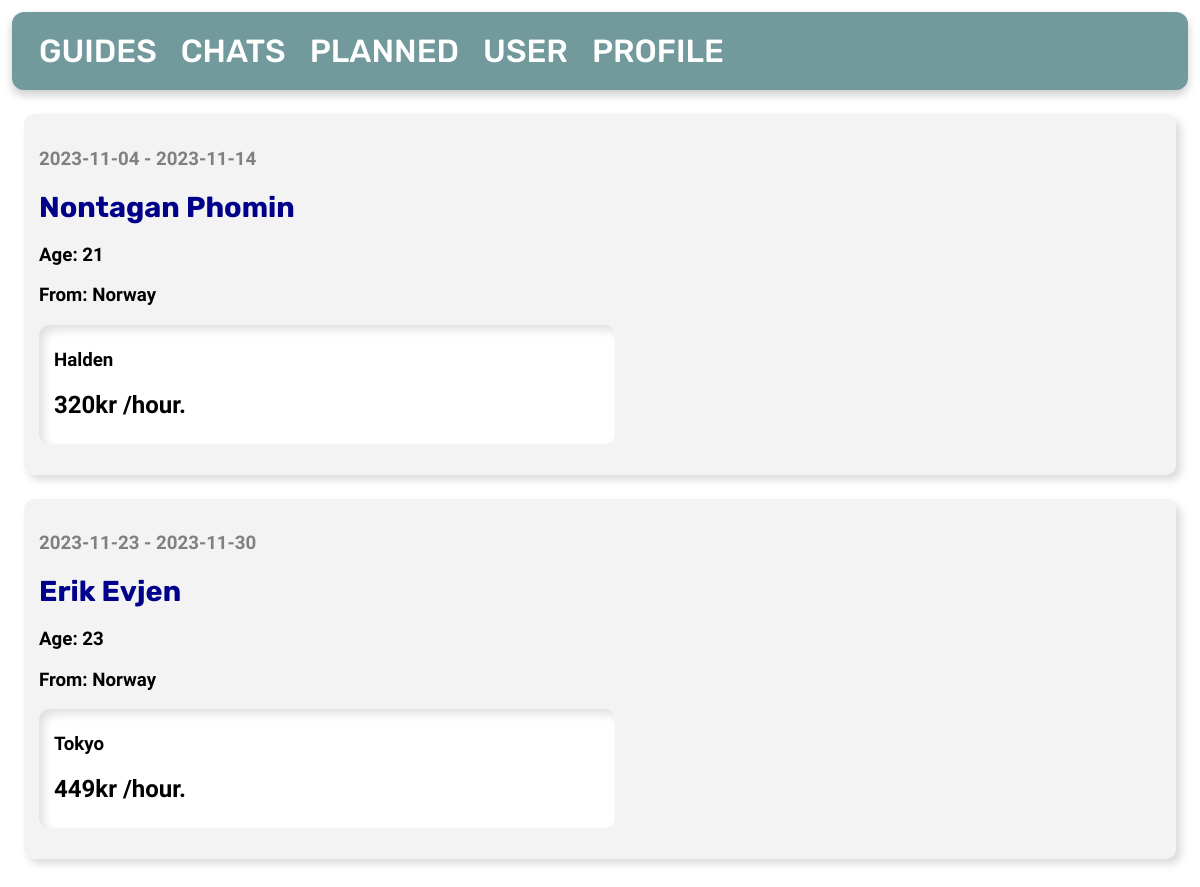
Page /planned/ on the earlier database version.
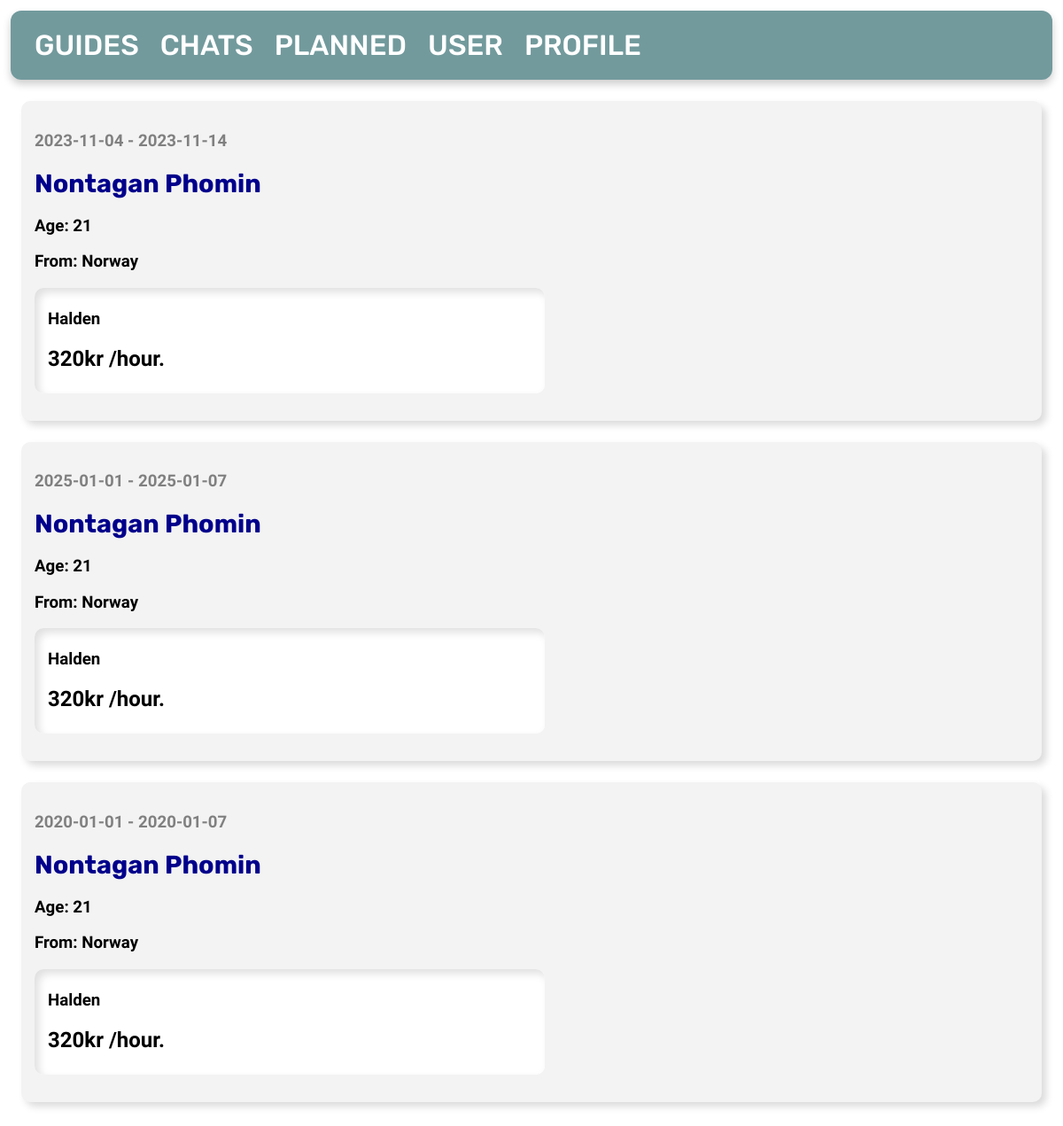
Same page on the later database version.
### tables this page shows
CREATE TABLE guide_user
(
    id        INTEGER PRIMARY KEY AUTOINCREMENT,
    user      INTEGER NOT NULL,
    guide     INTEGER NOT NULL,
    from_date DATE    NOT NULL,
    to_date   DATE    NOT NULL,
    FOREIGN KEY (user) REFERENCES user (id),
    FOREIGN KEY (guide) REFERENCES posts (id)
);

CREATE TABLE user
(
    id        INTEGER PRIMARY KEY AUTOINCREMENT,
    firstname TEXT NOT NULL,
    lastname  TEXT NOT NULL,
    age       INTEGER,
    country   TEXT
);

CREATE TABLE posts
(
    id       INTEGER PRIMARY KEY AUTOINCREMENT,
    byUser   INTEGER,
    created  TIMESTAMP NOT NULL DEFAULT CURRENT_TIMESTAMP,
    title    TEXT      NOT NULL,
    content  TEXT      NOT NULL,
    country  TEXT      NOT NULL,
    city     TEXT      NOT NULL,
    language TEXT,
    price    INTEGER   NOT NULL,
    type     TEXT,
    FOREIGN KEY (byUser) REFERENCES user (id)
);

### app.py (the view)
@app.route('/planned/')
def planned():
    global user_id
    db = get_db_connection()
    posts = db.execute(
        'SELECT * FROM guide_user, user, posts WHERE posts.id = guide_user.guide AND posts.byUser = ? AND user.id = guide_user.user',
        (user_id,)).fetchall()
    db.close()
    return render_template('planned-guides.html', posts=posts)

### app.py (called while the page is built)
def get_db_connection():
    db = sqlite3.connect('database.db')
    db.row_factory = sqlite3.Row
    return db

### templates/planned-guides.html
{% extends 'base.html' %}
{% block content %}
    {% for post in posts %}
        <div class='post'>
            <h3 id="date">{{ post['from_date'] }} - {{ post['to_date'] }}</h3>
            <h2>
                <a id="profile"
                   href="{{ url_for('viewProfile', id=post['user'], u=post['user']) }}">{{ post['firstname'] }} {{ post['lastname'] }}
                </a>
            </h2>
            <h3>Age: {{ post['age'] }}</h3>
            <h3>From: {{ post['country'] }} </h3>
            <div id="textsec">
                <h3>{{ post['city'] }}</h3>
                <h2>{{ post['price'] }}kr /hour.</h2>
            </div>
        </div>
    {% endfor %}
{% endblock %}

Differences in the rows shown:
no longer on this page (row edited): guide_user: from_date "2023-11-23", to_date "2023-11-30", firstname "Erik", lastname "Evjen", age "23", country "Norway", city "Tokyo", price "449"
now on this page (row edited): guide_user: from_date "2025-01-01", to_date "2025-01-07", firstname "Nontagan", lastname "Phomin", age "21", country "Norway", city "Halden", price "320"
added guide_user: from_date "2020-01-01", to_date "2020-01-07", firstname "Nontagan", lastname "Phomin", age "21", country "Norway", city "Halden", price "320"
